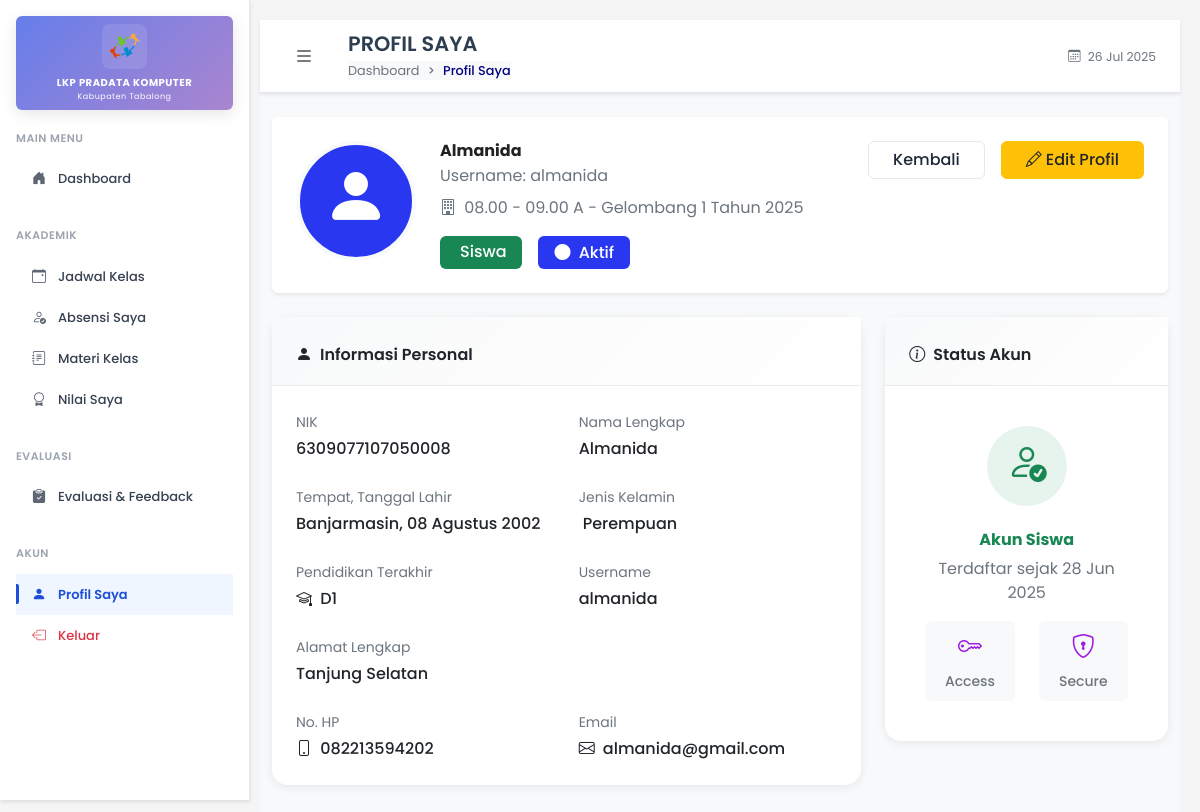
/pages/siswa/profil/index.php (signed in), run on an earlier commit of the app's database.
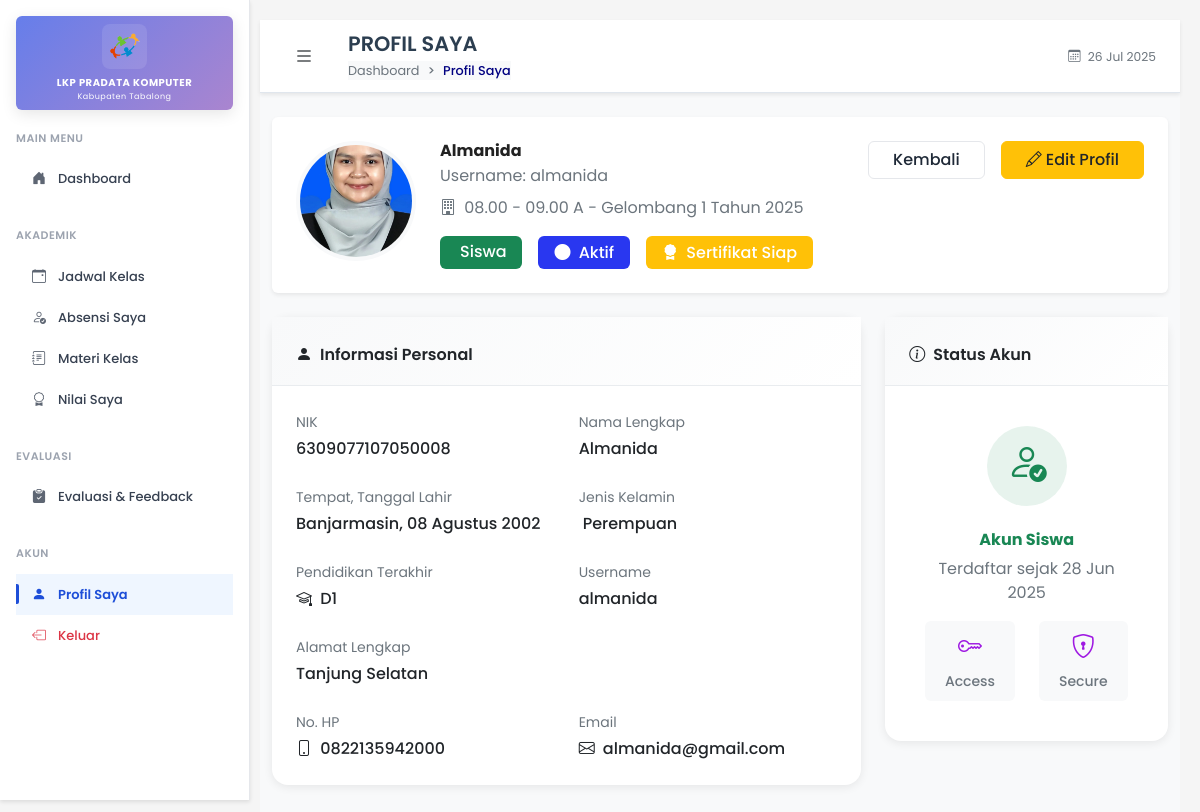
And on a later commit of the database.
### tables this page shows
CREATE TABLE `siswa` (
  `id_siswa` int(11) NOT NULL,
  `id_user` int(11) DEFAULT NULL,
  `id_kelas` int(11) DEFAULT NULL,
  `nik` varchar(16) DEFAULT NULL,
  `nama` varchar(100) DEFAULT NULL,
  `tempat_lahir` varchar(50) DEFAULT NULL,
  `tanggal_lahir` date DEFAULT NULL,
  `jenis_kelamin` enum('Laki-Laki','Perempuan') DEFAULT NULL,
  `pendidikan_terakhir` enum('SD','SLTP','SLTA','D1','D2','S1','S2','S3') DEFAULT NULL,
  `no_hp` varchar(20) DEFAULT NULL,
  `email` varchar(100) DEFAULT NULL,
  `alamat_lengkap` text DEFAULT NULL,
  `pas_foto` varchar(255) DEFAULT NULL,
  `ktp` varchar(255) DEFAULT NULL,
  `kk` varchar(255) DEFAULT NULL,
  `ijazah` varchar(255) DEFAULT NULL,
  `status_aktif` enum('aktif','nonaktif') DEFAULT NULL
);

CREATE TABLE `user` (
  `id_user` int(11) NOT NULL,
  `username` varchar(20) NOT NULL,
  `password` varchar(255) DEFAULT NULL,
  `role` enum('admin','instruktur','siswa') NOT NULL,
  `remember_token` varchar(100) DEFAULT NULL,
  `reset_token` varchar(100) DEFAULT NULL,
  `reset_token_expire` datetime DEFAULT NULL,
  `created_at` timestamp NOT NULL DEFAULT current_timestamp()
);

CREATE TABLE `kelas` (
  `id_kelas` int(11) NOT NULL,
  `nama_kelas` varchar(50) NOT NULL,
  `id_gelombang` int(11) NOT NULL,
  `kapasitas` int(11) DEFAULT NULL,
  `id_instruktur` int(11) DEFAULT NULL
);

CREATE TABLE `gelombang` (
  `id_gelombang` int(11) NOT NULL,
  `tahun` year(4) NOT NULL,
  `gelombang_ke` int(11) NOT NULL,
  `nama_gelombang` varchar(100) DEFAULT NULL,
  `status` enum('aktif','selesai','dibuka') DEFAULT 'dibuka'
);

### pages/siswa/profil/index.php (the view, shortened to what the changed rows need)
<?php
include '../../../includes/db.php';
$user_id = $_SESSION['user_id'];
$query = "SELECT s.*, k.nama_kelas, g.nama_gelombang, g.tahun, g.gelombang_ke,
                 i.nama as nama_instruktur, n.*,
                 u.username, u.created_at,
                 -- Progress nilai
                 CASE WHEN n.nilai_word IS NOT NULL AND n.nilai_word > 0 THEN 1 ELSE 0 END +
                 CASE WHEN n.nilai_excel IS NOT NULL AND n.nilai_excel > 0 THEN 1 ELSE 0 END +
                 CASE WHEN n.nilai_ppt IS NOT NULL AND n.nilai_ppt > 0 THEN 1 ELSE 0 END +
                 CASE WHEN n.nilai_internet IS NOT NULL AND n.nilai_internet > 0 THEN 1 ELSE 0 END +
                 CASE WHEN n.nilai_pengembangan IS NOT NULL AND n.nilai_pengembangan > 0 THEN 1 ELSE 0 END as progress_nilai,
                 -- Status sertifikat
                 CASE WHEN n.rata_rata >= 60 AND
                           (n.nilai_word IS NOT NULL AND n.nilai_word > 0) AND
                           (n.nilai_excel IS NOT NULL AND n.nilai_excel > 0) AND
                           (n.nilai_ppt IS NOT NULL AND n.nilai_ppt > 0) AND
                           (n.nilai_internet IS NOT NULL AND n.nilai_internet > 0) AND
                           (n.nilai_pengembangan IS NOT NULL AND n.nilai_pengembangan > 0)
                      THEN 'eligible' ELSE 'not_eligible' END as sertifikat_status
          FROM siswa s
          LEFT JOIN kelas k ON s.id_kelas = k.id_kelas
          LEFT JOIN gelombang g ON k.id_gelombang = g.id_gelombang
          LEFT JOIN instruktur i ON k.id_instruktur = i.id_instruktur
          LEFT JOIN nilai n ON s.id_siswa = n.id_siswa
          LEFT JOIN user u ON s.id_user = u.id_user
          WHERE s.id_user = ?";
$stmt = $conn->prepare($query);
$stmt->bind_param("i", $user_id);
$stmt->execute();
$result = $stmt->get_result();
$siswa_data = $result->fetch_assoc();
$tanggalLahir = '';
if ($siswa_data['tanggal_lahir']) {
    $tanggalLahir = date('d F Y', strtotime($siswa_data['tanggal_lahir']));
    $bulanInggris = ['January', 'February', 'March', 'April', 'May', 'June', 'July', 'August', 'September', 'October', 'November', 'December'];
    $bulanIndonesia = ['Januari', 'Februari', 'Maret', 'April', 'Mei', 'Juni', 'Juli', 'Agustus', 'September', 'Oktober', 'November', 'Desember'];
    $tanggalLahir = str_replace($bulanInggris, $bulanIndonesia, $tanggalLahir);
}
?>
<!DOCTYPE html>
<html lang="id">
<head>
  <link rel="stylesheet" href="../../../assets/css/bootstrap.min.css" />
  <link rel="stylesheet" href="../../../assets/css/bootstrap-icons.css" />
  <link rel="stylesheet" href="../../../assets/css/fonts.css" />
  <link rel="stylesheet" href="../../../assets/css/styles.css" />
</head>
<body>
  <div class="d-flex">
    <div class="flex-fill main-content">
      <nav class="top-navbar">
        <div class="container-fluid px-3 px-md-4">
          <div class="d-flex align-items-center">
            <div class="d-flex align-items-center flex-grow-1">
              <div class="page-info">
                <h2 class="page-title mb-1">PROFIL SAYA</h2>
              </div>
            </div>
          </div>
        </div>
      </nav>
      <div class="container-fluid mt-4">
        <div class="card border-0 shadow-sm mb-4">
          <div class="card-body p-4">
            <div class="row align-items-start">
              <div class="col-auto">
                <div class="profile-photo">
                  <?php if(!empty($siswa_data['pas_foto']) && file_exists('../../../uploads/profile_pictures/'.$siswa_data['pas_foto'])): ?>
                    <img src="../../../uploads/profile_pictures/<?= $siswa_data['pas_foto'] ?>"
                         alt="Foto <?= htmlspecialchars($siswa_data['nama']) ?>"
                         class="rounded-circle"
                         style="width: 120px; height: 120px; object-fit: cover; border: 4px solid #f8f9fa;">
                  <?php else: ?>
                    <div class="bg-primary rounded-circle d-flex align-items-center justify-content-center"
                         style="width: 120px; height: 120px; border: 4px solid #f8f9fa;">
                      <i class="bi bi-person-fill text-white" style="font-size: 4rem;"></i>
                    </div>
                  <?php endif; ?>
                </div>
              </div>
              <div class="col">
                <div class="d-flex justify-content-between align-items-start">
                  <div>
                    <h3 class="mb-1 fw-bold"><?= htmlspecialchars($siswa_data['nama']) ?></h3>
                    <p class="text-muted mb-2">Username: <?= htmlspecialchars($siswa_data['username']) ?></p>
                    <p class="text-muted mb-3">
                      <i class="bi bi-building me-1"></i>
                      <?= htmlspecialchars($siswa_data['nama_kelas'] ?? 'Belum ada kelas') ?> -
                      <?= htmlspecialchars($siswa_data['nama_gelombang'] ?? 'Gelombang') ?>
                    </p>
                    <div class="d-flex gap-3">
                      <span class="badge bg-success fs-6 px-3 py-2">
                        Siswa
                      </span>
                      <span class="badge bg-<?= $siswa_data['status_aktif'] == 'aktif' ? 'primary' : 'secondary' ?> fs-6 px-3 py-2">
                        <i class="bi bi-circle-fill me-1"></i>
                        <?= ucfirst($siswa_data['status_aktif'] ?? 'aktif') ?>
                      </span>
                      <?php if ($siswa_data['sertifikat_status'] == 'eligible'): ?>
                      <span class="badge bg-warning fs-6 px-3 py-2">
                        <i class="bi bi-award-fill me-1"></i>
                        Sertifikat Siap
                      </span>
                      <?php endif; ?>
                    </div>
                  </div>
                </div>
              </div>
            </div>
          </div>
        </div>
        <div class="row">
<div class="col-lg-8">
  <div class="card content-card mb-4">
    <div class="card-body">
      <div class="row g-4">
        <div class="col-md-6">
          <div class="info-item">
            <label class="form-label small text-muted mb-1">NIK</label>
            <div class="fw-medium"><?= htmlspecialchars($siswa_data['nik'] ?? '-') ?></div>
          </div>
        </div>
        <div class="col-md-6">
          <div class="info-item">
            <label class="form-label small text-muted mb-1">Nama Lengkap</label>
            <div class="fw-medium"><?= htmlspecialchars($siswa_data['nama']) ?></div>
          </div>
        </div>
        <div class="col-md-6">
          <div class="info-item">
            <label class="form-label small text-muted mb-1">Tempat, Tanggal Lahir</label>
            <div class="fw-medium">
              <?= htmlspecialchars($siswa_data['tempat_lahir'] ?? '-') ?><?= $tanggalLahir ? ', ' . $tanggalLahir : '' ?>
            </div>
          </div>
        </div>
        <div class="col-md-6">
          <div class="info-item">
            <label class="form-label small text-muted mb-1">Jenis Kelamin</label>
            <div class="fw-medium">
              <?= htmlspecialchars($siswa_data['jenis_kelamin'] ?? '-') ?>
            </div>
          </div>
        </div>
        <div class="col-md-6">
          <div class="info-item">
            <label class="form-label small text-muted mb-1">Pendidikan Terakhir</label>
            <div class="fw-medium">
              <i class="bi bi-mortarboard me-1"></i>
              <?= htmlspecialchars($siswa_data['pendidikan_terakhir'] ?? '-') ?>
            </div>
          </div>
        </div>
        <div class="col-md-6">
          <div class="info-item">
            <label class="form-label small text-muted mb-1">Username</label>
            <div class="fw-medium"><?= htmlspecialchars($siswa_data['username']) ?></div>
          </div>
        </div>
        <div class="col-12">
          <div class="info-item">
            <label class="form-label small text-muted mb-1">Alamat Lengkap</label>
            <div class="fw-medium"><?= htmlspecialchars($siswa_data['alamat_lengkap'] ?? '-') ?></div>
          </div>
        </div>
        <div class="col-md-6">
          <div class="info-item">
            <label class="form-label small text-muted mb-1">No. HP</label>
            <div class="fw-medium">
              <i class="bi bi-phone me-1"></i>
              <?= htmlspecialchars($siswa_data['no_hp'] ?? '-') ?>
            </div>
          </div>
        </div>
        <div class="col-md-6">
          <div class="info-item">
            <label class="form-label small text-muted mb-1">Email</label>
            <div class="fw-medium">
              <i class="bi bi-envelope me-1"></i>
              <?= htmlspecialchars($siswa_data['email'] ?? '-') ?>
            </div>
          </div>
        </div>
      </div>
    </div>
  </div>
</div>
          <div class="col-lg-4">
            <div class="card content-card mb-4">
              <div class="card-body">
                <div class="text-center p-3">
                  <div class="bg-success bg-opacity-10 rounded-circle d-inline-flex align-items-center justify-content-center mb-3"
                       style="width: 80px; height: 80px;">
                    <i class="bi bi-person-check text-success" style="font-size: 2.5rem;"></i>
                  </div>
                  <h5 class="fw-bold mb-2 text-success">Akun Siswa</h5>
                  <p class="text-muted mb-3">Terdaftar sejak <?= date('d M Y', strtotime($siswa_data['created_at'])) ?></p>
                  <div class="row text-center">
                    <div class="col-6">
                    </div>
                    <div class="col-6">
                    </div>
                  </div>
                </div>
              </div>
            </div>
          </div>
        </div>
      </div>
    </div>
  </div>
</body>
</html>

What changed in the data, as far as the page shows it:
changed siswa "Almanida": pas_foto: picture added; no_hp "082213594202" → "0822135942000"
Also different on the page:
text now shown: "Sertifikat Siap"
